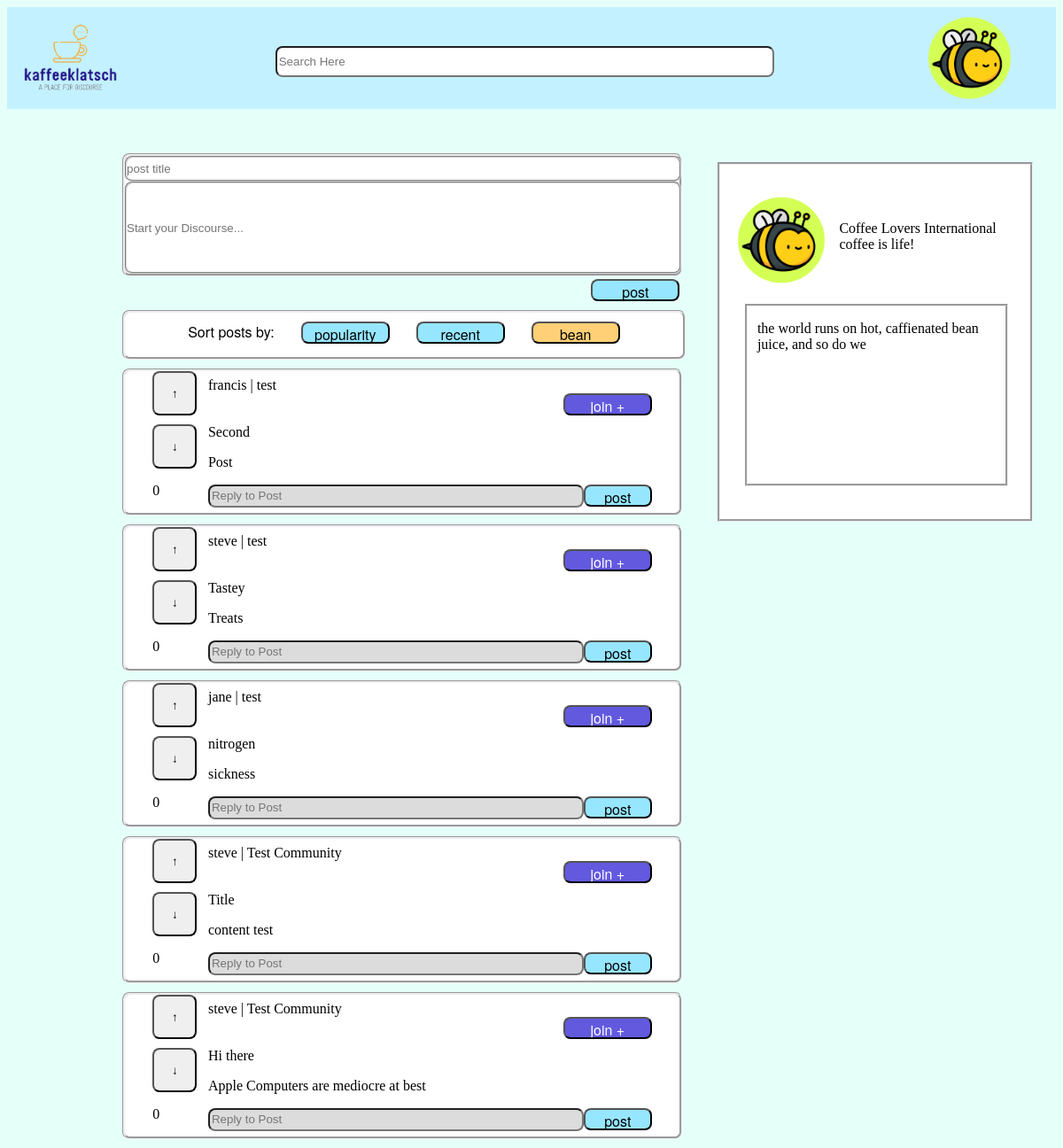
Screenshot of /communityPage with the database file from the repository.
### kaffeeklatsch/models/models.py (models this page shows, shortened)
class Post(db.Model):
    title = db.Column(db.Text, nullable=False)
    content = db.Column(db.Text, nullable=False)
    posting_user = db.Column(db.Text, db.ForeignKey('user_access.username'), nullable=False)
    posted_date = db.Column(db.DateTime, nullable=False)
    community = db.Column(db.Text, nullable=False)
    UUID = db.Column(db.Integer, nullable=False, primary_key=True, unique=True)
    tally = db.Column(db.Integer, nullable=False)
    def __repr__(self):
        return f"""\nPost {self.UUID}:
        \t-author: {self.posting_user}
        \t-posted_date: {self.posted_date}
        \t-content: {self.content}
        \t-community: {self.community}
        """

class Community(db.Model):
    community_id = db.Column(db.Integer, nullable=False, primary_key=True)
    community_name = db.Column(db.Text, nullable=False)
    community_tagline = db.Column(db.Text, nullable=True)
    community_content = db.Column(db.Text, nullable=True)
    community_image = db.Column(db.Text, nullable=False)

### kaffeeklatsch/routes.py (the view)
@app.route('/communityPage', methods=['GET', 'POST'])
def communityPage():
  if request.method == 'POST':
    return redirect(url_for('feed'))
  sortPostForm = SortPostForm()
  replyForm = ReplyForm()
  makePostForm = MakePostForm()
  communityInfo = Community.query.filter_by(community_id = 2).first()
  posts = Post.query.all()
  print(posts)
  return render_template('community_page.html', makePostForm=makePostForm, sortPostForm=sortPostForm, replyForm=replyForm, posts=posts, communityInfo=communityInfo)

### kaffeeklatsch/forms/SortPostForm.py
class SortPostForm(FlaskForm):
    popularity = SubmitField('popularity')
    recent = SubmitField('recent')
    bean = SubmitField('bean')

### kaffeeklatsch/forms/ReplyForm.py
class ReplyForm(FlaskForm):
    post = SubmitField('post')
    join = SubmitField('join +')
    replyContent = StringField('reply', validators=[DataRequired(), Length(min=1, max=250)], render_kw={"placeholder": "Reply to Post"})
    upArrow = SubmitField('↑')
    downArrow = SubmitField('↓')

### kaffeeklatsch/templates/community_page.html
{% extends 'base.html' %}
{% import 'make_post.html' as makePostTemplate %}
{% import 'sort_post.html' as sortPostTemplate %}
{% import 'post_reply.html' as post_reply %}
{% import 'community_profile_pane.html' as communityPaneTemplate %}
{% block addedCSS %}
<link rel="stylesheet" href="{{ url_for('static', filename='css/feed.css') }}" /> {% endblock %}
{% block search %}
<div class="search-container" id="search-container">
    <input id="search-input" type="search" id="form1" class="form-control" placeholder="Search Here"/>
</div>
{% endblock %}
{% block avatar %}
<a href="/profilepage"><img class="avatar" src="{{ url_for('static', filename='assets/imagefiles/Profile/bee_avatar.png') }}" /></a>
{% endblock %}
{% block body %}
<div class="page">
    <body>
        <div class="content-view">
            <div class="post-pane">
                <form method="POST">
                    {{ makePostTemplate.make_post(makePostForm) }}
                    {{ sortPostTemplate.sort_post(sortPostForm) }}
                </form>
                {% for post in posts %}
                    {{ post_reply.post_reply(replyForm, post) }}
                {% endfor %}
            </div>
            <div>
                {{ communityPaneTemplate.community_profile_pane(communityInfo) }}
            </div>
    </body>
</div>
{% endblock %}

### kaffeeklatsch/templates/post_reply.html
{% macro post_reply(replyForm, postObject) %}
{% import 'post.html' as replyTemplate %}
<div>
    {{ replyTemplate.post(replyForm, postObject) }}
</div>
{% endmacro %}

### kaffeeklatsch/templates/community_profile_pane.html
        {% macro community_profile_pane(communityProfileObject) %}
        <link rel="stylesheet" href="{{ url_for('static', filename='css/community-page.css') }}" />
        <div class="community-info-wrapper">
            <div class="upper-block">
                <div class=avatar_panel>
                    <img class="avatar avatar_image" src="{{ url_for('static', filename='assets/imagefiles/Profile/bee_avatar.png') }}" />
                </div>
                <div class="info-panel">
                    <span>{{ communityProfileObject.community_name }}</span>
                    <span>{{ communityProfileObject.community_tagline }}</span>
                </div>
            </div>
            <div class="user-content">
                <p>{{ communityProfileObject.community_content }}</p>
            </div>
        </div>
        {% endmacro %}

### kaffeeklatsch/templates/post.html (shortened to what this page needs)
{% macro post(replyForm, postObject) %}
<link rel="stylesheet" href="{{ url_for('static', filename='css/post.css') }}" />
<div class="post-wrapper">
    <div class="vote-panel">
        {{ replyForm.upArrow(class="vote-button button") }}
        {{ replyForm.downArrow(class="vote-button button") }}
        <p class="post-tally">{{ postObject.tally }}</p>
    </div>
    <div class="post-panel">
        <div class="post-panel__top-line">
            <span class="owner-name">{{ postObject.posting_user }}</span> | <span class="community-content">{{ postObject.community }}</span>
            {{ replyForm.join(class="button-style-a post-panel__join-button") }}
        </div>
        <div class="post-panel__title-line">
            <span class="post-title">{{ postObject.title }}</span>
        </div>
        <div class="post-panel__post-content">
            <p class="post-content">{{ postObject.content }}</p>
        </div>
        <form action="" method="POST">
            <div class="post-panel__reply-line">
                {{ replyForm.replyContent(class="reply-content") }}
                {{ replyForm.post(class="button-style-b make-button") }}
            </div>
        </form>
    </div>
</div>
{% endmacro %}

### kaffeeklatsch/static/css/globalstylesheet.css (style rules this page uses)
body { background-color: #E5FFF9 }
.avatar { height: 100%; float: right; margin-right: 50px; }
.page { margin: 0px; height: 100vh; padding-top: 50px; }
.button-style-a { width: 100px; height: 25px; top: 225px; border-radius: 8px; background-color: #6259df; font-family: "Helvetica Neue", "Arial", sans-serif; font-size: medium; color: white; }
.button-style-b { width: 100px; height: 25px; top: 225px; border-radius: 8px; background-color: #96E6FF; font-family: "Helvetica Neue", "Arial", sans-serif; font-size: medium; color: black; margin-left: 30px; }
.button-style-bean { width: 100px; height: 25px; top: 225px; border-radius: 8px; background-color: #FFD075; font-family: "Helvetica Neue", "Arial", sans-serif; font-size: medium; color: black; margin-left: 30px; }

### kaffeeklatsch/static/css/forms.css (style rules this page uses)
input { margin-bottom: 10px; border-radius: 8px; height: 25px; width: 230px; }

### kaffeeklatsch/static/css/feed.css (style rules this page uses)
.content-view { display: flex; }
.post-pane { display: inline-block; width: 60%; }
#search-container { display: inline-block; text-align: center; width: 60%; height: 80%; padding-top: 10px; }
#search-input { background-color: white; width: 80%; height: 45%; }

### kaffeeklatsch/static/css/sort_post.css (style rules this page uses)
#postContent { left: 10px; }

### kaffeeklatsch/static/css/make_post.css (style rules this page uses)
.make-post-wrapper .post-title { display: block; width: 99.6%; border-style: groove; border-color: lightgrey; margin: 0; padding: 0; }
.make-post-wrapper .post-content { display: block; width: 99.6%; border-style: groove; border-color: lightgrey; margin: 0; padding: 0; height: 100px; }
.make-post-wrapper .make-button { float: right; margin-top: 1%; }

### kaffeeklatsch/static/css/post.css (style rules this page uses)
.post-wrapper { background-color: white; border-style: groove; border-radius: 8px; display: flex; justify-content: center; align-items: center; margin-bottom: 10px; }
.post-wrapper .vote-panel input { width: 50px; height: 50px; }
.post-wrapper .vote-panel { align-items: center; display: inline-block; width: 10%; }
.post-wrapper .vote-panel .vote-button { display: block; }
.post-wrapper .post-panel { display: inline-block; width: 80%; background-color: white; }
.post-panel .post-panel__reply-line { display: flex; justify-content: center; align-items: center; }
.post-panel .post-panel__join-button { margin-left: 80%; }
.post-wrapper .post-panel #replyContent { width: 500px; margin: auto; }
.post-wrapper .post-panel #post { width: 90px; margin: auto; }
.post-panel__top-line { background-color: white; }
#replyContent { width: 80%; height: 20px; top: 470px; left: 150px; background-color: gainsboro; }

### kaffeeklatsch/static/css/community-page.css (style rules this page uses)
.community-info-wrapper { background-color: white; border-style: groove; height: 400px; width: 350px; margin-top: 10px; margin-bottom: 10px; margin-left: 40px; }
.community-info-wrapper .upper-block { display: inline-flex; margin-left: 20%; margin-top: 2%; width: 80%; }
.community-info-wrapper .avatar_panel { margin-top: 10%; margin-bottom: 5%; height: 100px; width: 50px; }
.community-info-wrapper .avatar_image { height: 100%; margin-right:2%; }
.community-info-wrapper .info-panel { margin-top: 15%; margin-left: 5%; display: grid; padding-top: 5%; width: 90%; height: 20%; background-color: white; }
.community-info-wrapper .user-content { margin-top: 8px; margin-left: 8%; border-style: groove; background-color: white; padding-left: 3%; height: 50%; width: 80%; }

### rows the page displays
Post: tally "0", posting_user "francis", community "test", title "Second", content "Post"
Post: tally "0", posting_user "steve", community "test", title "Tastey", content "Treats"
Post: tally "0", posting_user "jane", community "test", title "nitrogen", content "sickness"
Post: tally "0", posting_user "steve", community "Test Community", title "Title", content "content test"
Post: tally "0", posting_user "steve", community "Test Community", title "Hi there", content "Apple Computers are mediocre at best"
Community: community_name "Coffee Lovers International", community_tagline "coffee is life!", community_content "the world runs on hot, caffienated bean juice, and so do we"
